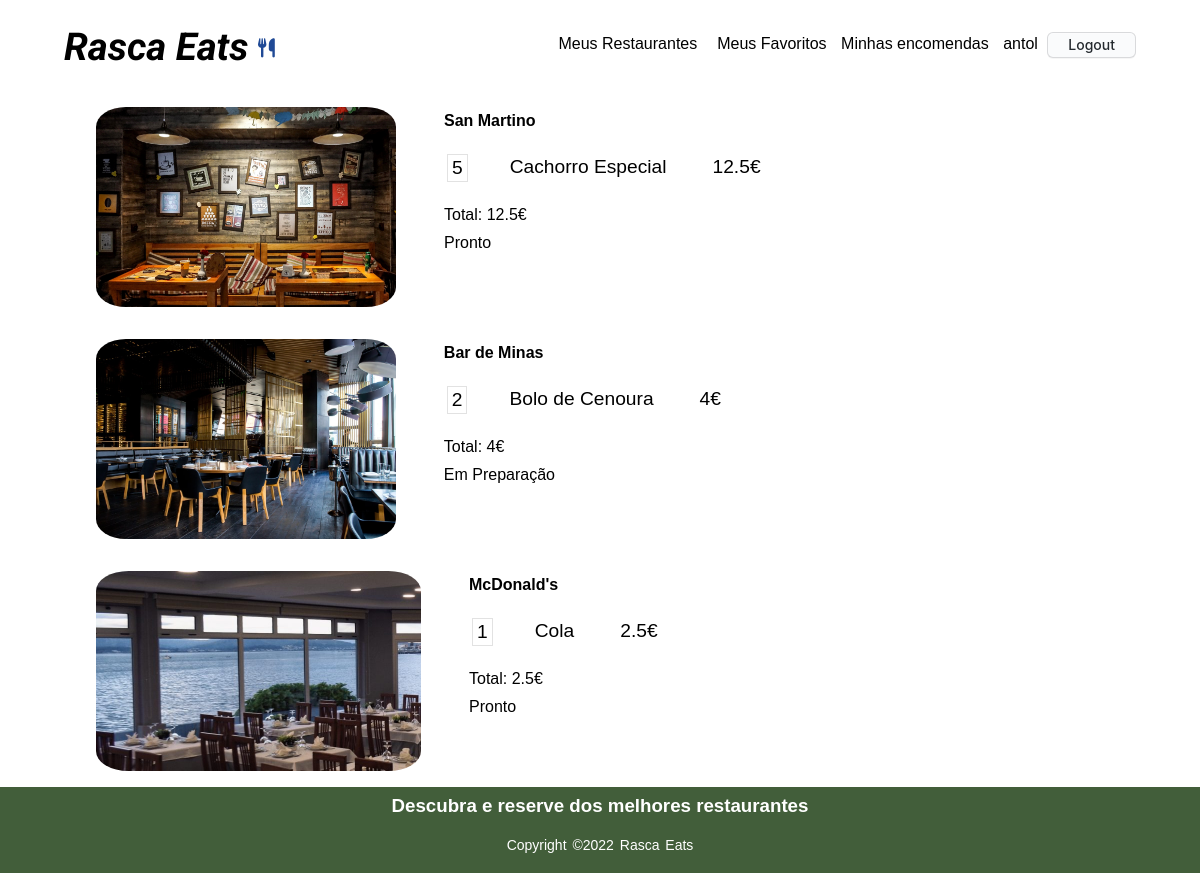
The page /pages/orders.php (signed in) on the database as committed earlier.
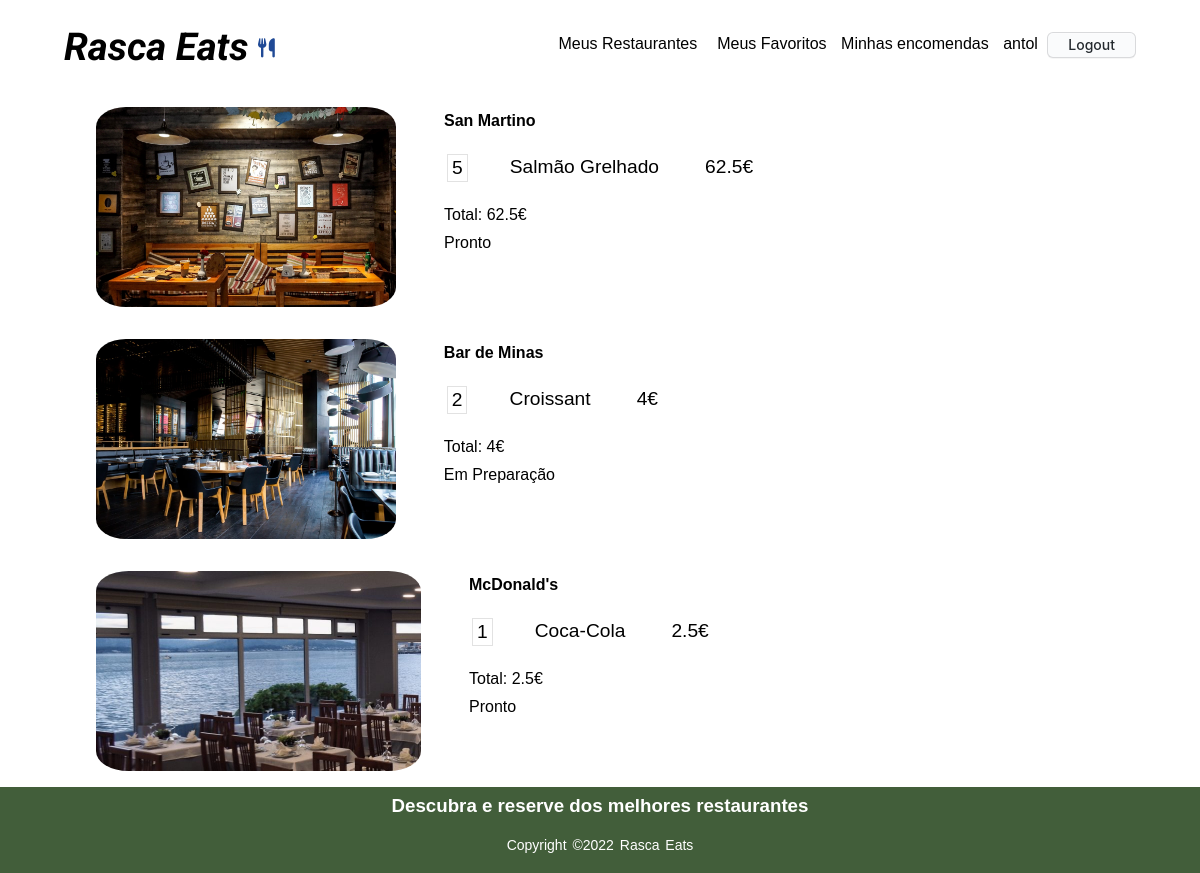
The same page on the database as committed later.
### tables this page shows
CREATE TABLE Request(
    requestId integer PRIMARY KEY,
    clientId integer NOT NULL,
    state varchar NOT NULL,
    CONSTRAINT fk_clientId FOREIGN KEY (clientId)
        REFERENCES Client(clientId) 
        ON DELETE CASCADE
        ON UPDATE CASCADE
);

CREATE TABLE Currentrequest(
    dishId integer,
    requestId integer,
    quantidade integer NOT NULL,
    CONSTRAINT fk_dishId FOREIGN KEY (dishId)
        REFERENCES Dish(dishId) 
        ON DELETE CASCADE
        ON UPDATE CASCADE,
    CONSTRAINT fk_requestId FOREIGN KEY (requestId)
        REFERENCES request(requestId) 
        ON DELETE CASCADE
        ON UPDATE CASCADE,
    PRIMARY KEY(requestId, dishId)
);

CREATE TABLE Restaurant(
    restaurantId integer PRIMARY KEY,
    restaurantName varchar NOT NULL,
    adress varchar NOT NULL,
    category varchar NOT NULL,
    phoneNumber integer NOT NULL,
    rating real NOT NULL ON CONFLICT REPLACE DEFAULT 0.0,
    ownerId integer NOT NULL,
    photo varchar NOT NULL,
    CONSTRAINT fk_clientId FOREIGN KEY (ownerId)
        REFERENCES Client(clientId)
        ON DELETE CASCADE
        ON UPDATE CASCADE
);

CREATE TABLE Dish(
    dishId integer PRIMARY KEY,
    restaurantId integer NOT NULL,
    dishName varchar NOT NULL,
    price real NOT NULL,
    category varchar NOT NULL,
    photo varchar NOT NULL,
    CONSTRAINT fk_restaurantId FOREIGN KEY (restaurantId)
        REFERENCES Restaurant(restaurantId) 
        ON DELETE CASCADE
        ON UPDATE CASCADE
);

### sql/sql_orders.php (called while the page is built, shortened)
<?php
    function get_orders($db){
        $stmt = $db->prepare('SELECT * FROM Request WHERE clientId = ? ORDER BY requestId DESC');
        $stmt->execute(array($_SESSION['id']));
        return $stmt->fetchAll();
    }
    function get_current_request($db, $requestId){
        $stmt = $db->prepare('SELECT * FROM CurrentRequest WHERE requestId = ?');
        $stmt->execute(array($requestId));
        return $stmt->fetchAll();
    }
    function get_dish($db, $dishId){
        $stmt = $db->prepare('SELECT * FROM Dish WHERE dishId = ?');
        $stmt->execute(array($dishId));
        return $stmt->fetch();
    }
    function get_restaurantName($db, $dishId){
        $stmt = $db->prepare('SELECT * FROM Restaurant JOIN Dish using(restaurantId) WHERE dishId = ?');
        $stmt->execute(array($dishId));
        return $stmt->fetch();
    }
    function get_restaurantPhoto($db, $dishId){
        $stmt = $db->prepare('SELECT Restaurant.photo FROM Restaurant JOIN Dish using(restaurantId) WHERE dishId = ?');
        $stmt->execute(array($dishId));
        return $stmt->fetch();
    }
?>

### templates/orders.php (the view, shortened to what this page needs)
<?php function output_orders($db){
        $orders = get_orders($db);
        if(!$orders){?>
        <span class = "bold"><p>Nao existem encomendas!</p></span>
        <?php
        }
        else{
        ?>
        <div id = "orders_dish"> <?php
        foreach($orders as $order){
            $total = 0.0;
            $current_request = get_current_request($db, $order['requestId']);
            $restaurantName = get_restaurantName($db, $current_request[0]['dishId'])['restaurantName'];
             ?>
            <article id = "order">
                <img src="<?=get_restaurantPhoto($db, $current_request[0]['dishId'])['photo']?>">
                <article id = "description">
                <p><?=$restaurantName?></p>
                <?php
            foreach($current_request as $dish){
                $d = get_dish($db, $dish['dishId']);
                $total += $d['price'] * $dish['quantidade']; ?>
                    <div id="dish">
                    <p> <?=$dish['quantidade']?> </p>
                    <p><?=$d['dishName']?></p>
                    <p><?=$d['price'] * $dish['quantidade']?></p> </div>
<?php       }  ?> <p>Total: <?=$total?></p>
                  <p><?=$order['state']?></p></article>
            </article>  <?php
        }
        ?>
        </div>
        <?php
        }
    }
        ?>

### pages/orders.php (shortened to what this page needs)
<?php
    require_once(__DIR__. '/../sql/connection.php');
    require_once(__DIR__. '/../templates/common.php');
    require_once(__DIR__. '/../sql/sql_orders.php');
    require_once(__DIR__. '/../templates/orders.php');
    $db = getDatabaseConnection();
    $db->setAttribute(PDO::ATTR_DEFAULT_FETCH_MODE, PDO::FETCH_ASSOC);
?>
<!DOCTYPE html>
<html lang="en">
<head>
    <link rel="stylesheet" href="../css/style.css">
    <link rel="stylesheet" href="../css/restaurant.css">
    <link rel="stylesheet" href="../css/comments.css">
    <link rel="stylesheet" href="../css/dishes.css">
    <link rel="stylesheet" href="../css/orders.css">
</head>
<body>
<?php output_header_wo_search($db);
output_orders($db);
output_footer();
?>
</body>
</html>

### templates/common.php (shortened to what this page needs)
<?php
     function drawLogoutForm(string $name, $db) {
        $stmt = $db->prepare('SELECT * FROM Restaurant WHERE ownerId = ?');
        $stmt->execute(array($_SESSION['id']));
        $isOwner = $stmt->fetch();
    ?>
  <form action="../actions/action_logout.php" method="post" class="logout">
    <?php
    if($isOwner){ ?>
        <a href="../pages/restaurants.php">Meus Restaurantes<a>
    <?php }
    else{ ?>
        <a href="../pages/register_restaurant.php">Registar um Restaurante<a> <?php
    } ?>
    <a href="../pages/favorites.php">Meus Favoritos</a>
    <a href="../pages/orders.php">Minhas encomendas</a>
    <a href="../pages/profile_page.php"><?=$name?></a>
    <button class="button-4" role="button">Logout</button>
  </form>
<?php } ?>
<?php function output_header_wo_search($db){ ?>
  <header>
        <h1><a href="../pages/front_page.php">Rasca Eats</a></h1>
        <i class="fa-solid fa-utensils" id="utensils"></i>
        <div class = "l" id="loginForm">
            <?php
            if (isset($_SESSION['id'])){
                    drawLogoutForm($_SESSION['name'], $db);
                  ?>
<?php            }
            else{ ?>
                    <div class="login">
                        <a href="../pages/login_register.php">Login | Register</a>
                    </div>
<?php       }
                ?>
        </div>
    </header>
<?php } ?>
<?php function output_footer(){ ?>
  <footer>
        <div class="footer-content">
            <h3>Descubra e reserve dos melhores restaurantes</h3>
        </div>
        <div class="footer-bottom">
            <p>copyright &copy;2022 Rasca Eats</p>
        </div>
    </footer>
<?php } ?>

### css/style.css (style rules this page uses)
* { margin: 0; padding: 0; font-family:sans-serif; }
header { padding: 1em; display: grid; grid-template-columns: 12em 3em auto; padding-top: 1.5em; padding-left: 4em; padding-right: 4em; grid-column: 1/3; }
header h1 { grid-column: 1; grid-row: 1/1; padding-bottom: 0.2em; }
#utensils { grid-column: 2; grid-row: 1; text-align: left; padding-top: 0.8em; font-size: larger; padding-left: 0.1em; color:rgb(32, 74, 150) }
header h1 a { text-decoration: none; color: black; font-family: 'Roboto', sans-serif; font-size: larger; font-style: italic; }
#loginForm { grid-column: 3; grid-row: 1; display: block; text-align: right; padding-top: 0.4em; }
header form { grid-column: 1/4; grid-row: 2; }
footer { background-color: #425e3a; font-family: 'Gill Sans', 'Gill Sans MT', Calibri, 'Trebuchet MS', sans-serif; padding-top: 0.5em; color: #fff; z-index: 3; width: 100%; }
.footer-content { display: flex; align-items: center; justify-content: center; flex-direction: column; }
.footer-content h3 { font-family: Verdana, Geneva, Tahoma, sans-serif; }
.footer-bottom { background: transparent; padding: 20px 0; text-align: center; }
.footer-bottom p { font-size: 14px; word-spacing: 2px; text-transform: capitalize; }
.button-4 { appearance: none; background-color: #FAFBFC; border: 1px solid rgba(27, 31, 35, 0.15); border-radius: 6px; box-shadow: rgba(27, 31, 35, 0.04) 0 1px 0, rgba(255, 255, 255, 0.25) 0 1px 0 inset; box-sizing: border-box; color: #24292E; cursor: pointer; display: inline-block; font-family: -apple-system, system-ui, "Segoe UI", Helvetica, Arial, sans-serif, "Apple Color Emoji", "Segoe UI Emoji"; font-size: 14px; font-weight: 500; line-height: 20px; list-style: none; padding: 2px 20px; position: relative; transition: background-color 0.2s cubic-bezier(0.3, 0, 0.5, 1); user-select: none; -webkit-user-select: none; touch-action: manipulation; vertical-align: middle; white-space: nowrap; word-wrap: break-word; }
.button-4:before { display: none; }
.logout > a { background-image: linear-gradient( to right, #54b3d6, #54b3d6 50%, #000 50% ); background-size: 200% 100%; background-position: -100%; display: inline-block; padding: 5px 5px; position: relative; -webkit-background-clip: text; background-clip: text; -webkit-text-fill-color: transparent; transition: all 0.3s ease-in-out; }
.logout > a:before { content: ''; background: #54b3d6; display: block; position: absolute; bottom: -3px; left: 0; width: 0; height: 3px; transition: all 0.3s ease-in-out; }

### css/restaurant.css (style rules this page uses)
footer { grid-column: 1/6; grid-row:5/5; }
.button-4 { appearance: none; background-color: #FAFBFC; border: 1px solid rgba(27, 31, 35, 0.15); border-radius: 6px; box-shadow: rgba(27, 31, 35, 0.04) 0 1px 0, rgba(255, 255, 255, 0.25) 0 1px 0 inset; box-sizing: border-box; color: #24292E; cursor: pointer; display: inline-block; font-family: -apple-system, system-ui, "Segoe UI", Helvetica, Arial, sans-serif, "Apple Color Emoji", "Segoe UI Emoji"; font-size: 14px; font-weight: 500; line-height: 20px; list-style: none; padding: 2px 20px; position: relative; transition: background-color 0.2s cubic-bezier(0.3, 0, 0.5, 1); user-select: none; -webkit-user-select: none; touch-action: manipulation; vertical-align: middle; white-space: nowrap; word-wrap: break-word; }
.button-4:before { display: none; }

### css/orders.css (style rules this page uses)
body { display: block; }
#order, #restaurantes article, #pratos article { display: flex; flex-direction: row; gap: 2em; padding: 1em; padding-left: 6em; }
#order > img, #restaurantes article img, #pratos article img { flex: 0; height: 200px; width: 325px; border-radius: 10%; }
#dish { display: flex; flex-direction: row; }
#desc > a, #desc > p, #description > p { padding: 1em; padding-top: 0.3em; padding-bottom: 0.3em; }
#dish p { margin: 1em; padding: 0.1em; padding-left: 0.2em; padding-right: 0.2em; font-size: larger; }
#dish :first-child { border: 1px solid rgb(226, 226, 226); }
#order #description > p:nth-child(1) { font-weight: bolder; }
#order #description { flex: 1; }
#order #description > p:nth-of-type(2)::after, #dish p:nth-child(3)::after { content: "€"; }
#orders_dish { min-height: 84vh; }

Rows that differ between the two databases and show on the page:
computed for request "San Martino": total "12.5" → "62.5"
changed through a linked row, currentrequest: dishId.dishName "Cachorro Especial" → "Salmão Grelhado"; $d['price'] * $dish['quantidade'] "12.5" → "62.5"
changed through a linked row, currentrequest: dishId.dishName "Bolo de Cenoura" → "Croissant"
changed through a linked row, currentrequest: dishId.dishName "Cola" → "Coca-Cola"
